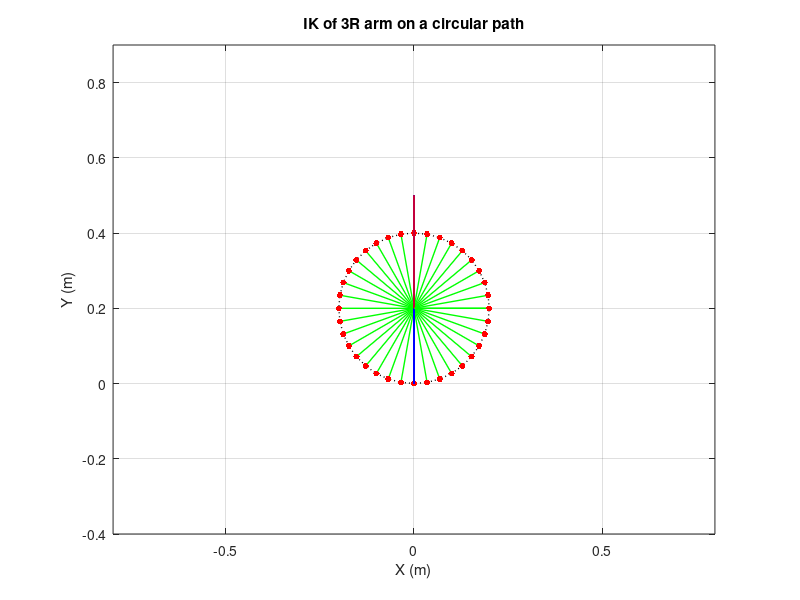

MATLAB code to generate this figure:
%% Exp 12 (c): Inverse Kinematics of a 3R Robotic Arm - circular path
% Circle of radius 0.2 m centred at (0, 0.2). The end-effector orientation
% changes linearly from 0 to 360 deg as it goes once round the circle.
clc; clf; clear all; close all;

l1 = 0.5;
l2 = 0.3;
l3 = 0.2;
rc = 0.2;               % radius of the circle
xc = 0; yc = 0.2;       % centre of the circle
N = 37;                 % number of points on the circle
t = linspace(0, 2*pi, N);
xp = xc + rc*cos(t);    % parametric equations of the circle
yp = yc + rc*sin(t);
phi = linspace(0, 2*pi, N); % orientation goes 0 to 360 deg

figure(1)
plot(xp, yp, 'k:', 'LineWidth', 1); hold on;  % desired path
for i = 1:N
    r = [xp(i), yp(i)];
    w = r - l3*[cos(phi(i)), sin(phi(i))];   % wrist point
    c2 = (w(1)^2 + w(2)^2 - l1^2 - l2^2)/(2*l1*l2);
    % Here r = l3, so the wrist stays at (0, 0.2) with links 1 and 2 folded
    % (c2 = -1). The small tolerance stops round-off making it "unreachable".
    if abs(c2) <= 1 + 1e-9
        c2 = max(min(c2, 1), -1);
        th2 = acos(c2);
        th1 = atan2(w(2), w(1)) - atan2(l2*sin(th2), l1 + l2*cos(th2));
        th3 = phi(i) - th1 - th2;
        r1 = [l1*cos(th1), l1*sin(th1)];
        plot([0 r1(1)], [0 r1(2)], 'b', 'LineWidth', 1);
        plot([r1(1) w(1)], [r1(2) w(2)], 'r', 'LineWidth', 1);
        plot([w(1) r(1)], [w(2) r(2)], 'g', 'LineWidth', 1);
        plot(r(1), r(2), 'r.', 'MarkerSize', 14);
        axis equal
        axis([-0.8 0.8 -0.4 0.9])
        pause(0.2)
    else
        plot(r(1), r(2), 'or', 'LineWidth', 2);
        fprintf('(%.2f, %.2f) is not reachable\n', r(1), r(2));
    end
end
xlabel('X (m)'); ylabel('Y (m)');
title('IK of 3R arm on a circular path');
grid on
